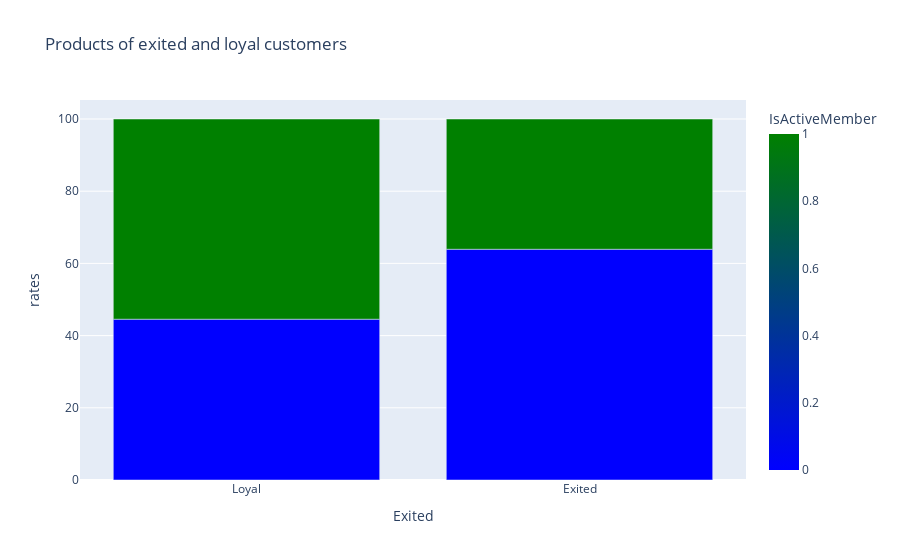

The code cell stored with this chart in its notebook:
### Code cell
#9.8. 
# Как влияет наличие статуса активного клиента на отток клиентов?  (IsActiveMember/Exited)
# Постройте диаграмму, иллюстрирующую это. Что бы вы предложили банку, чтобы уменьшить отток клиентов среди неактивных?

bar_df = churn_df.copy()
bar_df['count'] = 1


bar_df = bar_df.groupby(
    by=['Exited','IsActiveMember'],
    as_index=False
)['count'].count()
#display(bar_df)
bar_df['rates'] = None

Loyal_sum = bar_df[(bar_df['Exited']==0)]['count'].sum()
Exited_sum = bar_df[(bar_df['Exited']==1)]['count'].sum()
#print('Loyal_sum = ',Loyal_sum,'Exited_sum = ',Exited_sum)
#display(bar_df)

for i in range(bar_df.shape[0]):
    if bar_df['Exited'].iloc[i]==0:          
        bar_df['rates'].iloc[i] = bar_df['count'].iloc[i]/Loyal_sum*100   
    if bar_df['Exited'].iloc[i]==1:            
        bar_df['rates'].iloc[i] = bar_df['count'].iloc[i]/Exited_sum*100    
#display(bar_df)
    
bar_df['Exited'] = bar_df['Exited'].astype('category')
bar_df['Exited'] = bar_df['Exited'].cat.rename_categories({1:'Exited',0:'Loyal'})

fig = px.bar(
    bar_df, 
    x='Exited',
    y='rates',
    color='IsActiveMember',    
    title='Products of exited and loyal customers',
    color_continuous_scale=[(0.0, "blue"),   (1.0, "green")],      
)
fig.show();

'''
Вывод:
Среди лояльных клиентов 55% являются активными.
Среди ушедших активными являлись 36%.
Из этого можно сделать вывод, что чем выше активность клиента,
тем ниже риск его ухода из банка.
Так как 64% ушедших клиентов являлись не активными, нужно было 
больше вовлекать их в сотрудничесво с банком, предлагать бонусы и 
делать подарки (например повышенный кэшбэк, 
бесплатное обслуживание карты, увеличенный беспроцентный период
по кредитной карте и т. п.)
'''

### Figure 1 — Plotly figure (JSON) as saved in the notebook; plotly's stock layout.template omitted (floating-point values rounded to 4 significant figures)
{"data": [{"alignmentgroup": "True", "hovertemplate": "Exited=%{x}<br>rates=%{y}<br>IsActiveMember=%{marker.color}<extra></extra>", "legendgroup": "", "marker": {"color": [0, 1, 0, 1], "coloraxis": "coloraxis", "pattern": {"shape": ""}}, "name": "", "offsetgroup": "", "orientation": "v", "showlegend": false, "textposition": "auto", "type": "bar", "x": ["Loyal", "Loyal", "Exited", "Exited"], "xaxis": "x", "y": [44.54, 55.46, 63.92, 36.08], "yaxis": "y"}], "layout": {"barmode": "relative", "coloraxis": {"colorbar": {"title": {"text": "IsActiveMember"}}, "colorscale": [[0, "blue"], [1, "green"]]}, "legend": {"tracegroupgap": 0}, "title": {"text": "Products of exited and loyal customers"}, "xaxis": {"anchor": "y", "domain": [0, 1], "title": {"text": "Exited"}}, "yaxis": {"anchor": "x", "domain": [0, 1], "title": {"text": "rates"}}}}
